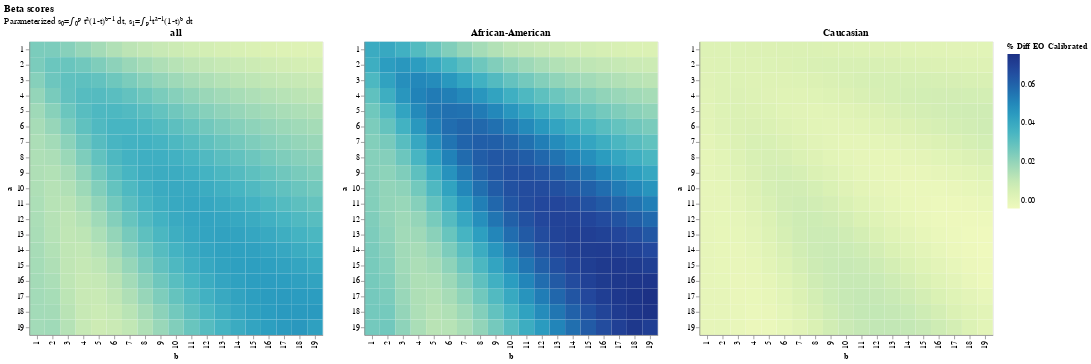

Notebook source saved alongside this figure:
### Code cell
rows=[]
for a,b in itertools.product(range(1,20),repeat=2):
    scores = {'a' : a , 'b' : b}
    for predictor in PREDICTOR_TYPES:
        scorer = BetaScorer(a,b)
        results = scorer.score_many(df['two_year_recid'],df[predictor],df['race'])
        for race in RACES:
            scores[predictor + '_' + race] = results[race]
    rows.append(scores)

scores_df = pd.DataFrame.from_dict(rows,orient='columns')
charts = []
for race in RACES:
    scores_df['cal_EO_pdiff_'+race] = scores_df[['calibrated_' + race,'thresholdless_EO_'+race]].pct_change(axis=1)['thresholdless_EO_'+race]
    chart = alt.Chart(scores_df).mark_rect().encode(
        x='b:O',
        y='a:O',
        color=alt.Color('cal_EO_pdiff_%s' % race,title='% Diff EO Calibrated')
    ).properties(title=race)
    charts.append(chart)
alt.concat(*charts).properties(title=alt.Title('Beta scores',subtitle='Parameterized s₀=∫₀ᵖ tᵃ(1-t)ᵇ⁻¹ dt, s₁=∫ₚ¹tᵃ⁻¹(1-t)ᵇ dt'))

### Figure 1 — Vega-Lite specification as saved in the notebook (floating-point values rounded to 4 significant figures; data arrays with more than 128 entries replaced by an {"elided": "..."} marker saying what was removed)
{"config": {"view": {"continuousWidth": 300, "continuousHeight": 300}}, "concat": [{"mark": {"type": "rect"}, "encoding": {"color": {"field": "cal_EO_pdiff_all", "title": "% Diff EO Calibrated", "type": "quantitative"}, "x": {"field": "b", "type": "ordinal"}, "y": {"field": "a", "type": "ordinal"}}, "title": "all"}, {"mark": {"type": "rect"}, "encoding": {"color": {"field": "cal_EO_pdiff_African-American", "title": "% Diff EO Calibrated", "type": "quantitative"}, "x": {"field": "b", "type": "ordinal"}, "y": {"field": "a", "type": "ordinal"}}, "title": "African-American"}, {"mark": {"type": "rect"}, "encoding": {"color": {"field": "cal_EO_pdiff_Caucasian", "title": "% Diff EO Calibrated", "type": "quantitative"}, "x": {"field": "b", "type": "ordinal"}, "y": {"field": "a", "type": "ordinal"}}, "title": "Caucasian"}], "data": {"name": "data-d949c93209ba6dbbdeb24da9c428df97"}, "title": {"text": "Beta scores", "subtitle": "Parameterized s₀=∫₀ᵖ tᵃ(1-t)ᵇ⁻¹ dt, s₁=∫ₚ¹tᵃ⁻¹(1-t)ᵇ dt"}, "$schema": "https://vega.github.io/schema/vega-lite/v5.8.0.json", "datasets": {"data-d949c93209ba6dbbdeb24da9c428df97": {"elided": "361 records"}}}
